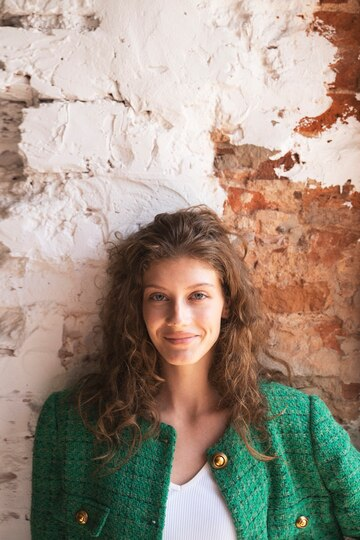
#> input picture RealProcess/0.jpg, 360 x 540 px
$ python _parametrizeManuelResize.py
#> lines starting #> are read from the running program, lines starting #| are printed output that depends on the picture
#> further down, image is the input picture: PIL image 360x540 RGB; mean R, G, B 158.8, 144.3, 130.1
from PIL import Image
import os

def _manual_resize(image, target_width, target_height):
    """
    Görüntüyü hedef boyutlara manuel olarak yeniden boyutlandırma işlemi.
    """

    def get_image_data(image):
        """Görüntüden piksel verilerini al ve boyutlarını döndür."""
        width, height = image.size
#> width = 360; height = 540
        image_data = list(image.getdata())
#> image_data = 194400 items
        return image_data, width, height

    def calculate_average_color(image_data, width, height, block_width, block_height):
        """Blok boyutuna göre piksel renk ortalamasını hesaplar."""
        new_data = []
        for i in range(0, height, block_height):
            for j in range(0, width, block_width):
                r_sum, g_sum, b_sum = 0, 0, 0
                count = 0
                for m in range(block_height):
                    for n in range(block_width):
                        if (i + m) < height and (j + n) < width:
                            idx = (i + m) * width + (j + n)
                            r_sum += image_data[idx][0]
                            g_sum += image_data[idx][1]
                            b_sum += image_data[idx][2]
                            count += 1
                r = r_sum // count
                g = g_sum // count
                b = b_sum // count
                new_data.append((r, g, b))
        return new_data

    def create_new_image(new_data, new_width, new_height):
        """Yeni boyutlara sahip yeni bir görüntü oluştur ve verileri yerleştir."""
        new_image = Image.new("RGB", (new_width, new_height))
        new_image.putdata(new_data)
        return new_image

    def process_image(image, target_width, target_height):
        """Görüntüyü işleyen fonksiyon."""
        image_data, width, height = get_image_data(image)
#> image_data = 194400 items; width = 360; height = 540

        # Blok boyutlarını hedef boyutlara göre ayarla
        block_width = max(1, width // target_width)
#> block_width = 3
        block_height = max(1, height // target_height)
#> block_height = 5

        # Renk ortalamasını hesapla
        new_data = calculate_average_color(image_data, width, height, block_width, block_height)
#> after the loop in calculate_average_color, `for i in range(0, height, block_height):`: new_data = 12960 items, first 6: (159, 137, 119), (170, 149, 133), (212, 193, 181), (216, 199, 192), (222, 207, 203), (201, 186, 178)
        new_width = width // block_width
#> new_width = 120
        new_height = height // block_height
#> new_height = 108
        new_image = create_new_image(new_data, new_width, new_height)
#> in create_new_image, `new_image = Image.new("RGB", (new_width, new_height))`: new_image: PIL image 120x108 RGB; every value is 0
#> in create_new_image, `new_image.putdata(new_data)`:
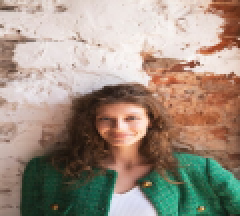
#> new_image: PIL image 120x108 RGB (shown 2 times larger); mean R, G, B 158.4, 143.9, 129.6

        return new_image

    resized_image = process_image(image, target_width, target_height)
    resized_image.save('_parametrize-1div4.jpg')

# Kullanım:
image = Image.open("0.jpg")
_manual_resize(image, 100, 100)

$ run again, with RealProcess/2.jpg copied over RealProcess/0.jpg
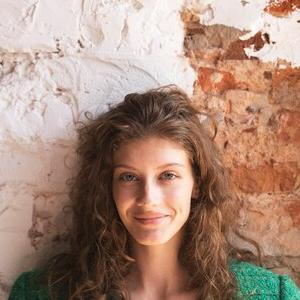
#> input picture RealProcess/2.jpg, 300 x 300 px
#> image is the input picture: PIL image 300x300 RGB; mean R, G, B 167.1, 136.8, 121
#> in get_image_data, `image_data = list(image.getdata())`: image_data = 90000 items
#> in process_image, `image_data, width, height = get_image_data(image)`: width = 300
#> block_width = 3
#> after the loop in calculate_average_color, `for i in range(0, height, block_height):`: new_data = 10000 items, first 6: (229, 215, 214), (229, 215, 214), (229, 215, 214), (229, 215, 214), (230, 216, 215), (230, 215, 215)
#> new_width = 100
#> in create_new_image, `new_image.putdata(new_data)`:
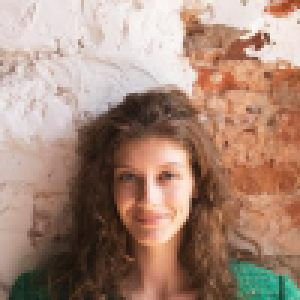
#> new_image: PIL image 100x100 RGB (shown 3 times larger); mean R, G, B 166.7, 136.4, 120.5
